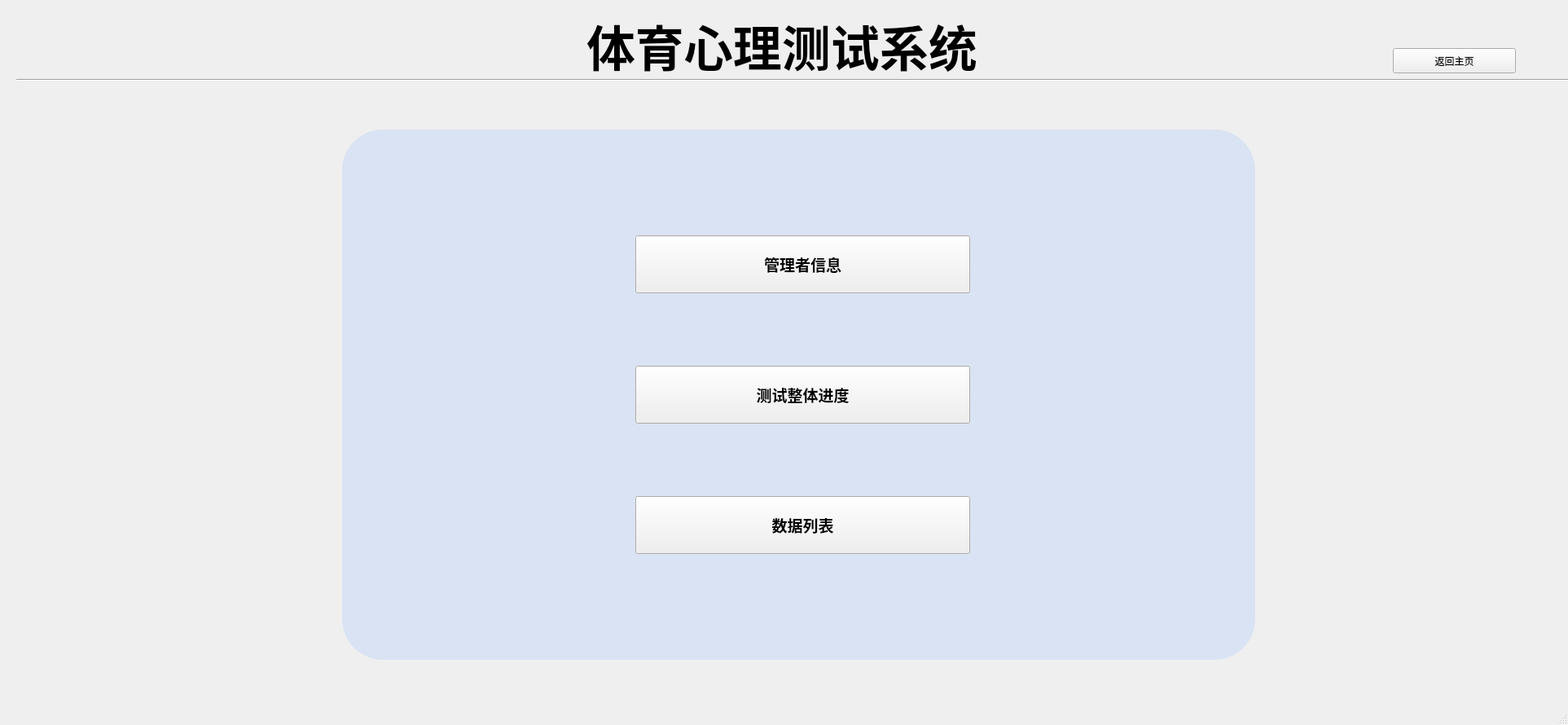
<?xml version="1.0" encoding="UTF-8"?>
<ui version="4.0">
 <class>DataManage</class>
 <widget class="QMainWindow" name="DataManage">
  <property name="geometry">
   <rect>
    <x>0</x>
    <y>0</y>
    <width>1925</width>
    <height>890</height>
   </rect>
  </property>
  <property name="windowTitle">
   <string>MainWindow</string>
  </property>
  <widget class="QWidget" name="centralwidget">
   <widget class="Line" name="line">
    <property name="geometry">
     <rect>
      <x>20</x>
      <y>90</y>
      <width>1921</width>
      <height>16</height>
     </rect>
    </property>
    <property name="styleSheet">
     <string notr="true"/>
    </property>
    <property name="orientation">
     <enum>Qt::Horizontal</enum>
    </property>
   </widget>
   <widget class="QPushButton" name="returnHome">
    <property name="geometry">
     <rect>
      <x>1710</x>
      <y>59</y>
      <width>151</width>
      <height>31</height>
     </rect>
    </property>
    <property name="text">
     <string>返回主页</string>
    </property>
   </widget>
   <widget class="QStackedWidget" name="stackedWidget">
    <property name="geometry">
     <rect>
      <x>0</x>
      <y>99</y>
      <width>1911</width>
      <height>741</height>
     </rect>
    </property>
    <widget class="QWidget" name="menuPage_2">
     <widget class="QGraphicsView" name="graphicsView_6">
      <property name="geometry">
       <rect>
        <x>420</x>
        <y>60</y>
        <width>1121</width>
        <height>651</height>
       </rect>
      </property>
      <property name="styleSheet">
       <string notr="true">background-color: rgb(218, 227, 243);
border-radius:50px;</string>
      </property>
     </widget>
     <widget class="QPushButton" name="chooseExistTaskBtn_2">
      <property name="geometry">
       <rect>
        <x>780</x>
        <y>350</y>
        <width>411</width>
        <height>71</height>
       </rect>
      </property>
      <property name="font">
       <font>
        <family>Adobe Devanagari</family>
        <pointsize>14</pointsize>
        <weight>75</weight>
        <bold>true</bold>
       </font>
      </property>
      <property name="text">
       <string>测试整体进度</string>
      </property>
     </widget>
     <widget class="QPushButton" name="createNewBtn_2">
      <property name="geometry">
       <rect>
        <x>780</x>
        <y>190</y>
        <width>411</width>
        <height>71</height>
       </rect>
      </property>
      <property name="font">
       <font>
        <family>Adobe Devanagari</family>
        <pointsize>14</pointsize>
        <weight>75</weight>
        <bold>true</bold>
       </font>
      </property>
      <property name="text">
       <string>管理者信息</string>
      </property>
     </widget>
     <widget class="QPushButton" name="manageTaskBtn_2">
      <property name="geometry">
       <rect>
        <x>780</x>
        <y>510</y>
        <width>411</width>
        <height>71</height>
       </rect>
      </property>
      <property name="font">
       <font>
        <family>Adobe Devanagari</family>
        <pointsize>14</pointsize>
        <weight>75</weight>
        <bold>true</bold>
       </font>
      </property>
      <property name="text">
       <string>数据列表</string>
      </property>
     </widget>
    </widget>
    <widget class="QWidget" name="page"/>
   </widget>
   <widget class="QLabel" name="label_13">
    <property name="geometry">
     <rect>
      <x>720</x>
      <y>20</y>
      <width>520</width>
      <height>71</height>
     </rect>
    </property>
    <property name="font">
     <font>
      <family>DejaVu Sans Mono</family>
      <pointsize>-1</pointsize>
      <weight>75</weight>
      <bold>true</bold>
     </font>
    </property>
    <property name="styleSheet">
     <string notr="true">font-size:60px;
color:black;</string>
    </property>
    <property name="text">
     <string>体育心理测试系统</string>
    </property>
   </widget>
  </widget>
  <widget class="QMenuBar" name="menubar">
   <property name="geometry">
    <rect>
     <x>0</x>
     <y>0</y>
     <width>1925</width>
     <height>26</height>
    </rect>
   </property>
  </widget>
  <widget class="QStatusBar" name="statusbar"/>
 </widget>
 <resources/>
 <connections/>
</ui>
